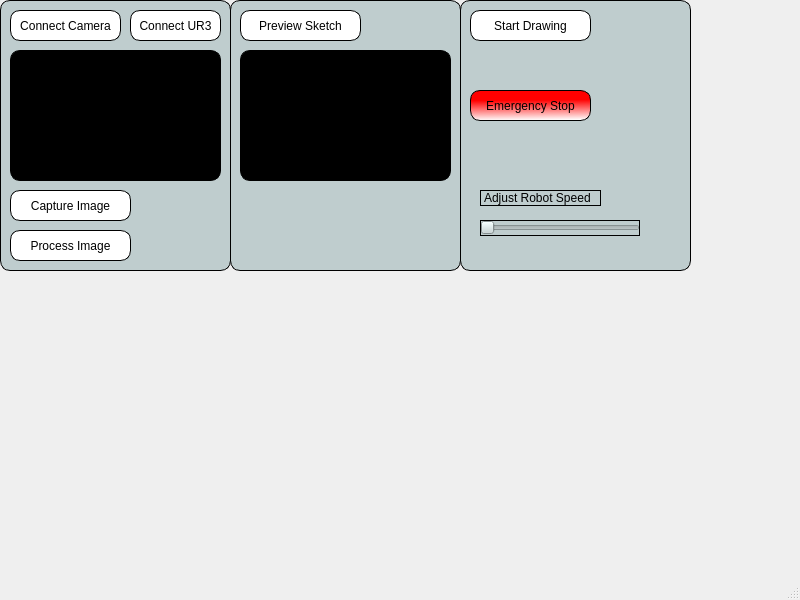
<?xml version="1.0" encoding="UTF-8"?>
<ui version="4.0">
 <class>MainWindow</class>
 <widget class="QMainWindow" name="MainWindow">
  <property name="geometry">
   <rect>
    <x>0</x>
    <y>0</y>
    <width>800</width>
    <height>600</height>
   </rect>
  </property>
  <property name="windowTitle">
   <string>MainWindow</string>
  </property>
  <widget class="QWidget" name="centralwidget">
   <widget class="QWidget" name="widget" native="true">
    <property name="geometry">
     <rect>
      <x>0</x>
      <y>0</y>
      <width>231</width>
      <height>271</height>
     </rect>
    </property>
    <property name="autoFillBackground">
     <bool>false</bool>
    </property>
    <property name="styleSheet">
     <string notr="true">border: 1px solid black;
background-color: rgb(191, 205, 206);
border-radius: 10px;</string>
    </property>
    <widget class="QPushButton" name="startCamera">
     <property name="geometry">
      <rect>
       <x>10</x>
       <y>10</y>
       <width>111</width>
       <height>31</height>
      </rect>
     </property>
     <property name="styleSheet">
      <string notr="true">background: white;</string>
     </property>
     <property name="text">
      <string>Connect Camera</string>
     </property>
    </widget>
    <widget class="QWidget" name="viewfinderPlaceholder" native="true">
     <property name="geometry">
      <rect>
       <x>10</x>
       <y>50</y>
       <width>211</width>
       <height>131</height>
      </rect>
     </property>
     <property name="styleSheet">
      <string notr="true">background: black;</string>
     </property>
    </widget>
    <widget class="QPushButton" name="captureImage">
     <property name="geometry">
      <rect>
       <x>10</x>
       <y>190</y>
       <width>121</width>
       <height>31</height>
      </rect>
     </property>
     <property name="styleSheet">
      <string notr="true">background: white;</string>
     </property>
     <property name="text">
      <string>Capture Image</string>
     </property>
    </widget>
    <widget class="QPushButton" name="processImage">
     <property name="geometry">
      <rect>
       <x>10</x>
       <y>230</y>
       <width>121</width>
       <height>31</height>
      </rect>
     </property>
     <property name="styleSheet">
      <string notr="true">background: white;</string>
     </property>
     <property name="text">
      <string>Process Image</string>
     </property>
    </widget>
    <widget class="QPushButton" name="connectUR3">
     <property name="geometry">
      <rect>
       <x>130</x>
       <y>10</y>
       <width>91</width>
       <height>31</height>
      </rect>
     </property>
     <property name="styleSheet">
      <string notr="true">background: white;</string>
     </property>
     <property name="text">
      <string>Connect UR3</string>
     </property>
    </widget>
   </widget>
   <widget class="QWidget" name="widget_3" native="true">
    <property name="geometry">
     <rect>
      <x>460</x>
      <y>0</y>
      <width>231</width>
      <height>271</height>
     </rect>
    </property>
    <property name="autoFillBackground">
     <bool>false</bool>
    </property>
    <property name="styleSheet">
     <string notr="true">border: 1px solid black;
background-color: rgb(191, 205, 206);
border-radius: 10px;</string>
    </property>
    <widget class="QPushButton" name="startDrawing">
     <property name="geometry">
      <rect>
       <x>10</x>
       <y>10</y>
       <width>121</width>
       <height>31</height>
      </rect>
     </property>
     <property name="styleSheet">
      <string notr="true">background: white;</string>
     </property>
     <property name="text">
      <string>Start Drawing</string>
     </property>
    </widget>
    <widget class="QPushButton" name="eStopButton">
     <property name="geometry">
      <rect>
       <x>10</x>
       <y>90</y>
       <width>121</width>
       <height>31</height>
      </rect>
     </property>
     <property name="styleSheet">
      <string notr="true">background: qlineargradient(spread:pad, x1:0.352632, y1:0.324, x2:0.379, y2:1, stop:0 rgba(255, 0, 0, 255), stop:1 rgba(255, 255, 255, 255))</string>
     </property>
     <property name="text">
      <string>Emergency Stop</string>
     </property>
    </widget>
    <widget class="QSlider" name="adjustSpeedSlider">
     <property name="geometry">
      <rect>
       <x>20</x>
       <y>220</y>
       <width>160</width>
       <height>16</height>
      </rect>
     </property>
     <property name="orientation">
      <enum>Qt::Horizontal</enum>
     </property>
    </widget>
    <widget class="QLabel" name="label">
     <property name="geometry">
      <rect>
       <x>20</x>
       <y>190</y>
       <width>121</width>
       <height>16</height>
      </rect>
     </property>
     <property name="text">
      <string>Adjust Robot Speed</string>
     </property>
    </widget>
   </widget>
   <widget class="QWidget" name="widget_2" native="true">
    <property name="geometry">
     <rect>
      <x>230</x>
      <y>0</y>
      <width>231</width>
      <height>271</height>
     </rect>
    </property>
    <property name="autoFillBackground">
     <bool>false</bool>
    </property>
    <property name="styleSheet">
     <string notr="true">border: 1px solid black;
background-color: rgb(191, 205, 206);
border-radius: 10px;</string>
    </property>
    <widget class="QPushButton" name="previewSketch">
     <property name="geometry">
      <rect>
       <x>10</x>
       <y>10</y>
       <width>121</width>
       <height>31</height>
      </rect>
     </property>
     <property name="styleSheet">
      <string notr="true">background: white;</string>
     </property>
     <property name="text">
      <string>Preview Sketch</string>
     </property>
    </widget>
    <widget class="QWidget" name="viewfinderPlaceholder_2" native="true">
     <property name="geometry">
      <rect>
       <x>10</x>
       <y>50</y>
       <width>211</width>
       <height>131</height>
      </rect>
     </property>
     <property name="styleSheet">
      <string notr="true">background: black;</string>
     </property>
    </widget>
   </widget>
  </widget>
  <widget class="QMenuBar" name="menubar">
   <property name="geometry">
    <rect>
     <x>0</x>
     <y>0</y>
     <width>800</width>
     <height>20</height>
    </rect>
   </property>
  </widget>
  <widget class="QStatusBar" name="statusbar"/>
 </widget>
 <resources/>
 <connections/>
</ui>
